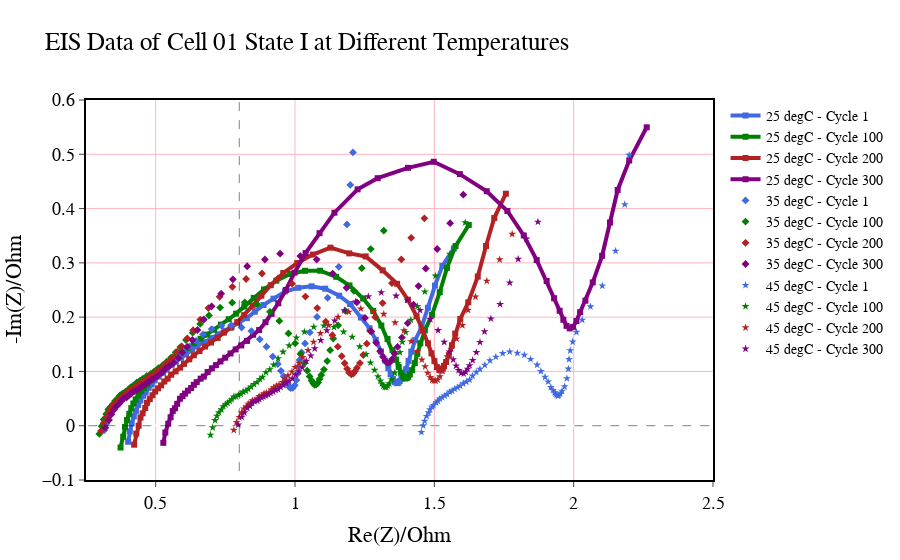

Write notebook code for a chart like this one.
### Markdown cell above
### **Analysis**
- From the graph it can be seen that the as the cell ages how resistance changes from cycle 1 to cycle 350.
- The point where each curve intersect with the x-axis at far left side indicate the `ohmic resistance`. As you can see that the overall the resistance is increasing as the battery cell ages. 
- Diameter of semi-circle represents the `charge transfer resistance`. As the cycle number increases, it appears that the charge transfer resistance increases, indicating a degradation in cell performance. 
- The straight line in the low frequency region represents the warburg impedance associated with the `diffusion process`.

### Code cell
import plotly.graph_objects as go

# Function to add traces based on filtered data
def add_traces_to_fig(fig, data, temperature, mode='lines', dash='solid', marker_symbol=None):
    colors = ['royalblue', 'green', 'firebrick', 'purple']  # For different cycle numbers
    for idx, cycle_num in enumerate(cycle_numbers):
        filtered_data = data[data['cycle number'] == cycle_num]
        fig.add_trace(go.Scatter(x=filtered_data['Re(Z)/Ohm'], y=filtered_data['-Im(Z)/Ohm'],
                                 mode=mode,
                                 name=f'{temperature} - Cycle {cycle_num}',
                                 line=dict(
                                     color=colors[idx],
                                     width=4,
                                     dash=dash),
                                 marker=dict(
                                     symbol=marker_symbol
                                 )))

# Rest of your figure updates
# ...

# Select and filter data for 25C
cycle_numbers = [1, 100, 200, 300]
EIS_filtered25 = EIS_state_I_25C01[EIS_state_I_25C01['cycle number'].isin(cycle_numbers)]

# Select and filter data for 35C
EIS_filtered35 = EIS_state_I_35C01[EIS_state_I_35C01['cycle number'].isin(cycle_numbers)]

# Select and filter data for 45C
EIS_filtered45 = EIS_state_I_45C01[EIS_state_I_45C01['cycle number'].isin(cycle_numbers)]

# Create a figure
fig = go.Figure()

# Add traces for each temperature
add_traces_to_fig(fig, EIS_filtered25, "25 degC", mode='lines+markers', marker_symbol='square')
add_traces_to_fig(fig, EIS_filtered35, "35 degC", mode='markers', marker_symbol='diamond')
add_traces_to_fig(fig, EIS_filtered45, "45 degC", mode='markers', marker_symbol='star')

# Rest of your figure updates
# add axis line and ticks
fig.update_xaxes(showline=True, linewidth=2, linecolor='black', mirror=True, ticks="outside") # , range=[0, 0.7]
fig.update_yaxes(showline=True, linewidth=2, linecolor='black', mirror=True, ticks="outside")
# make background white
fig.update_layout(plot_bgcolor='white')
# Move x-label and y-label to the center
fig.update_layout(xaxis=dict(title=dict(standoff=10)), yaxis=dict(title=dict(standoff=10)))
# Icncrease x-axis and y-axis tick font size and font family
fig.update_xaxes(tickfont=dict(size=18, family='Times New Roman', color='black'))
fig.update_yaxes(tickfont=dict(size=18, family='Times New Roman', color='black'))
# add grid
fig.update_layout(xaxis=dict(showgrid=True, gridwidth=1, gridcolor='LightPink'), yaxis=dict(showgrid=True, gridwidth=1, gridcolor='LightPink'))
# fig size
#fig.update_layout(height=800, width=1000)
# make y-axis range to start from 0
fig.update_yaxes(range=[-.1, 0.6])
fig.update_xaxes(range=[0.25, 2.5])
# add a grid line at y=0
fig.add_shape(type="line", x0=0, y0=0, x1=2.5, y1=0, line=dict(color="black", width=0.5, dash="dash"))
fig.add_shape(type="line", x0=0.8, y0=-0.15, x1=0.8, y1=0.6, line=dict(color="black", width=0.5, dash="dash"))
#Making legend font size bigger and bold and Times New Roman font
fig.update_layout(legend=dict(font=dict(family='Times New Roman', size=14, color='black')))
# Update the layout of the figure
fig.update_layout(
    title="EIS Data of Cell 01 State I at Different Temperatures",
    xaxis_title="Re(Z)/Ohm",
    yaxis_title="-Im(Z)/Ohm",
    font=dict(
        family="Times New Roman",
        size=18,
        color="black"
    ))

fig.show()
